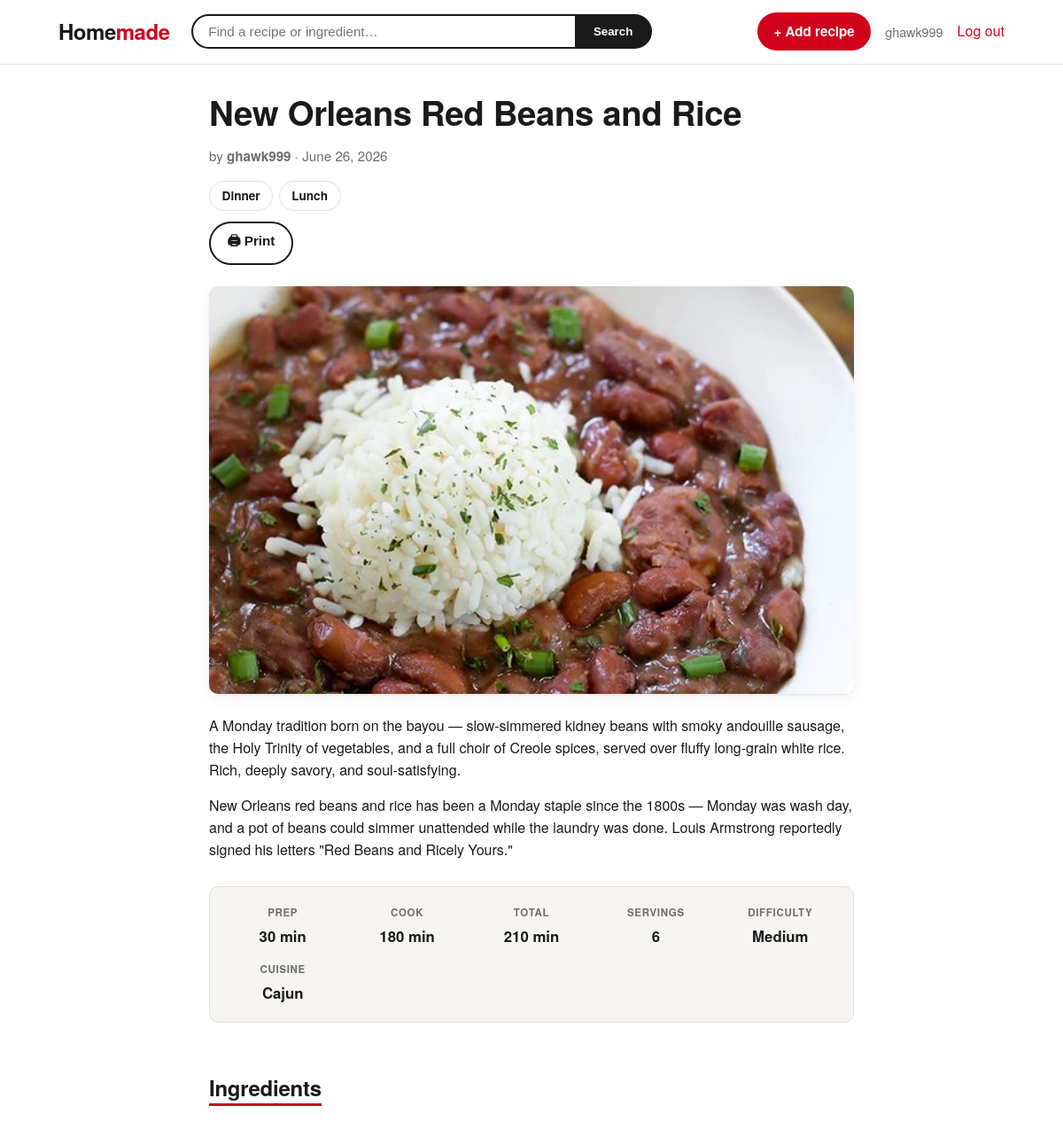
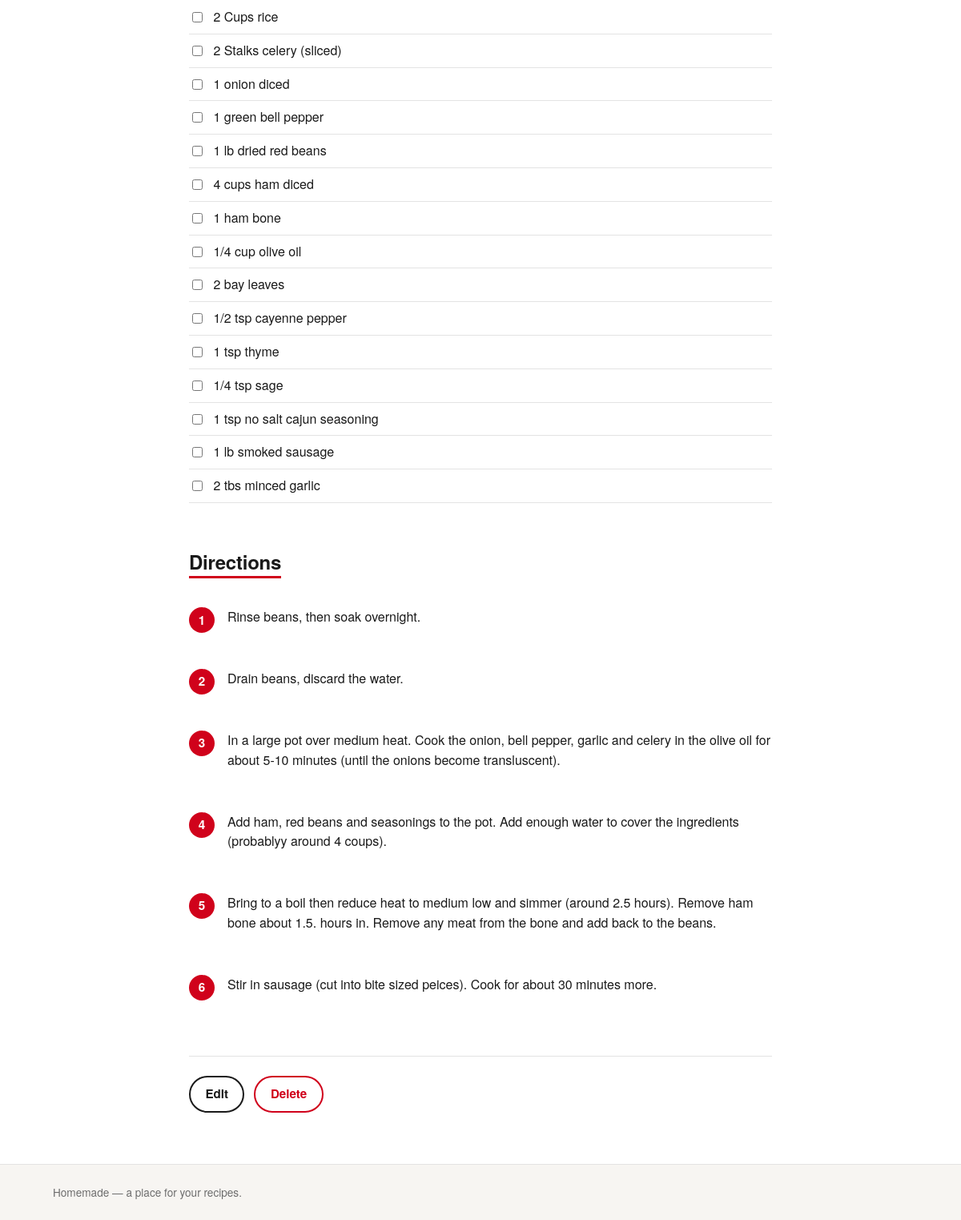
/recipes/6/ (signed in), run on the app's committed database (2 pictures, top to bottom).
### accounts/models.py (models this page shows)
class User(AbstractUser):
    pass

### cookbook/models.py (models this page shows, shortened)
class Recipe(models.Model):
    class Difficulty(models.TextChoices):
        EASY = 'easy', 'Easy'
        MEDIUM = 'medium', 'Medium'
        HARD = 'hard', 'Hard'
    author = models.ForeignKey(
        settings.AUTH_USER_MODEL,
        on_delete=models.CASCADE,
        related_name='recipes',
    )
    name = models.CharField(max_length=200)
    description = models.TextField(blank=True)
    categories = models.ManyToManyField(
        Category, related_name='recipes', blank=True
    )
    cuisine = models.CharField(max_length=100, blank=True)
    prep_minutes = models.PositiveIntegerField(null=True, blank=True)
    cook_minutes = models.PositiveIntegerField(null=True, blank=True)
    servings = models.PositiveIntegerField(null=True, blank=True)
    difficulty = models.CharField(
        max_length=10, choices=Difficulty.choices, blank=True
    )
    calories = models.PositiveIntegerField(null=True, blank=True)
    protein_g = models.PositiveIntegerField(null=True, blank=True)
    carbs_g = models.PositiveIntegerField(null=True, blank=True)
    fat_g = models.PositiveIntegerField(null=True, blank=True)
    created_at = models.DateTimeField(auto_now_add=True)
    updated_at = models.DateTimeField(auto_now=True)
    class Meta:
        ordering = ['-created_at']
    @property
    def total_minutes(self):
        if self.prep_minutes is None and self.cook_minutes is None:
            return None
        return (self.prep_minutes or 0) + (self.cook_minutes or 0)
    @property
    def has_nutrition(self):
        return any(
            v is not None
            for v in (self.calories, self.protein_g, self.carbs_g, self.fat_g)
        )

class Category(models.Model):
    name = models.CharField(max_length=100, unique=True)
    slug = models.SlugField(max_length=100, unique=True, blank=True)
    class Meta:
        ordering = ['name']
        verbose_name_plural = 'categories'
    def get_absolute_url(self):
        return reverse('cookbook:category_detail', kwargs={'slug': self.slug})

class RecipePhoto(models.Model):
    recipe = models.ForeignKey(
        Recipe, on_delete=models.CASCADE, related_name='photos'
    )
    image = models.ImageField(upload_to='recipes/%Y/%m/')
    caption = models.CharField(max_length=200, blank=True)
    order = models.PositiveIntegerField(default=0)
    class Meta:
        ordering = ['order', 'id']

class Ingredient(models.Model):
    recipe = models.ForeignKey(
        Recipe, on_delete=models.CASCADE, related_name='ingredients'
    )
    quantity = models.CharField(max_length=50, blank=True)
    unit = models.CharField(max_length=50, blank=True)
    text = models.CharField(max_length=200)
    order = models.PositiveIntegerField(default=0)
    class Meta:
        ordering = ['order', 'id']
    @property
    def display(self):
        parts = [p for p in (self.quantity, self.unit, self.text) if p]
        return ' '.join(parts)

class Step(models.Model):
    recipe = models.ForeignKey(
        Recipe, on_delete=models.CASCADE, related_name='steps'
    )
    instruction = models.TextField()
    order = models.PositiveIntegerField(default=0)
    class Meta:
        ordering = ['order', 'id']

### cookbook/views.py (the view)
# urls.py: path('recipes/<int:pk>/', RecipeDetailView.as_view(), name='recipe_detail'),
class RecipeDetailView(DetailView):
    model = Recipe
    template_name = 'cookbook/recipe_detail.html'
    context_object_name = 'recipe'
    def get_queryset(self):
        return (
            Recipe.objects
            .select_related('author')
            .prefetch_related('ingredients', 'steps', 'photos')
        )

### templates/cookbook/recipe_detail.html (shortened to what this page needs)
{% extends 'base.html' %}
{% block main_class %}narrow{% endblock %}
{% block content %}
<div class="recipe-head">
    <h1>{{ recipe.name }}</h1>
    <p class="byline">by <strong>{{ recipe.author.username }}</strong> · {{ recipe.created_at|date:"F j, Y" }}</p>
    {% if recipe.categories.all %}
    <div class="recipe-cats">
        {% for cat in recipe.categories.all %}
            <a class="chip" href="{{ cat.get_absolute_url }}">{{ cat.name }}</a>
        {% endfor %}
    </div>
    {% endif %}
</div>
<div class="printbar">
    <button class="button ghost" type="button" onclick="window.print()">🖨 Print</button>
</div>
{% with hero=recipe.photos.first %}
    {% if hero %}
    <div class="hero"><img src="{{ hero.image.url }}" alt="{{ recipe.name }}"></div>
    {% endif %}
{% endwith %}
{% if recipe.description %}
    <p class="summary">{{ recipe.description|linebreaks }}</p>
{% endif %}
<dl class="facts">
    {% if recipe.prep_minutes %}<div><dt>Prep</dt><dd>{{ recipe.prep_minutes }} min</dd></div>{% endif %}
    {% if recipe.cook_minutes %}<div><dt>Cook</dt><dd>{{ recipe.cook_minutes }} min</dd></div>{% endif %}
    {% if recipe.total_minutes %}<div><dt>Total</dt><dd>{{ recipe.total_minutes }} min</dd></div>{% endif %}
    {% if recipe.servings %}<div><dt>Servings</dt><dd>{{ recipe.servings }}</dd></div>{% endif %}
    {% if recipe.difficulty %}<div><dt>Difficulty</dt><dd>{{ recipe.get_difficulty_display }}</dd></div>{% endif %}
    {% if recipe.cuisine %}<div><dt>Cuisine</dt><dd>{{ recipe.cuisine }}</dd></div>{% endif %}
</dl>
<section class="section">
    <h2>Ingredients</h2>
    {% if recipe.ingredients.all %}
        <ul class="ingredients">
            {% for ingredient in recipe.ingredients.all %}
                <li><input type="checkbox"> <span>{{ ingredient.display }}</span></li>
            {% endfor %}
        </ul>
    {% else %}
        <p class="meta">No ingredients listed.</p>
    {% endif %}
</section>
<section class="section">
    <h2>Directions</h2>
    {% if recipe.steps.all %}
        <ol class="steps">
            {% for step in recipe.steps.all %}
                <li>{{ step.instruction|linebreaks }}</li>
            {% endfor %}
        </ol>
    {% else %}
        <p class="meta">No steps listed.</p>
    {% endif %}
</section>
{% if user.is_authenticated and user == recipe.author %}
    <div class="owner-actions">
        <a class="button ghost" href="{% url 'cookbook:recipe_update' recipe.pk %}">Edit</a>
        <a class="button danger" href="{% url 'cookbook:recipe_delete' recipe.pk %}">Delete</a>
    </div>
{% endif %}
{% endblock %}

### templates/base.html (shortened to what this page needs)
{% load static %}
<!doctype html>
<html lang="en">
<head>
</head>
<body>
<header class="site-header">
    <div class="site-header__bar">
        <a class="logo" href="{% url 'cookbook:recipe_list' %}">Home<span>made</span></a>
        <form class="search" method="get" action="{% url 'cookbook:recipe_list' %}" role="search">
            <input type="search" name="q" placeholder="Find a recipe or ingredient…"
                   value="{{ query|default:'' }}" aria-label="Search recipes">
            <button type="submit">Search</button>
        </form>
        <nav class="header-nav">
            {% if user.is_authenticated %}
                <a class="button" href="{% url 'cookbook:recipe_create' %}">+ Add recipe</a>
                <span class="who">{{ user.username }}</span>
                <form method="post" action="{% url 'logout' %}" style="margin:0">
                    <button type="submit" class="btn-link">Log out</button>
                </form>
            {% else %}
                <a href="{% url 'login' %}">Log in</a>
                <a class="button" href="{% url 'register' %}">Register</a>
            {% endif %}
        </nav>
    </div>
</header>
<main class="{% block main_class %}{% endblock %}">
    {% block content %}{% endblock %}
</main>
<footer class="site-footer">
    <div class="site-footer__inner">
        Homemade — a place for your recipes.
    </div>
</footer>
</body>
</html>

### templates/base.html (style rules this page uses)
:root { --accent: #d0021b; --accent-dark: #a80016; --ink: #1a1a1a; --muted: #6d6d6d; --line: #e3e3e3; --bg: #ffffff; --bg-soft: #f7f5f2; --radius: 10px; --shadow: 0 1px 3px rgba(0,0,0,.08), 0 6px 18px rgba(0,0,0,.05); }
* { box-sizing: border-box; }
body { font-family: "Helvetica Neue", Helvetica, Arial, sans-serif; margin: 0; color: var(--ink); background: var(--bg); line-height: 1.55; }
a { color: var(--accent); text-decoration: none; }
h1, h2, h3 { font-weight: 800; letter-spacing: -.01em; line-height: 1.15; }
.site-header { border-bottom: 1px solid var(--line); position: sticky; top: 0; background: var(--bg); z-index: 20; }
.site-header__bar { max-width: 1100px; margin: 0 auto; padding: .9rem 1rem; display: flex; align-items: center; gap: 1.5rem; }
.logo { font-size: 1.5rem; font-weight: 900; color: var(--ink); letter-spacing: -.02em; white-space: nowrap; }
.logo span { color: var(--accent); }
.search { flex: 1; display: flex; max-width: 520px; }
.search input { flex: 1; border: 2px solid var(--ink); border-right: 0; border-radius: 999px 0 0 999px; padding: .55rem 1.1rem; font-size: .95rem; outline: none; }
.search button { border: 2px solid var(--ink); background: var(--ink); color: #fff; border-radius: 0 999px 999px 0; padding: 0 1.2rem; font-weight: 700; cursor: pointer; }
.header-nav { display: flex; align-items: center; gap: 1rem; margin-left: auto; white-space: nowrap; }
.header-nav .who { color: var(--muted); font-size: .9rem; }
.btn-link { background: none; border: 0; color: var(--accent); padding: 0; cursor: pointer; font: inherit; }
.chip { display: inline-block; padding: .35rem .85rem; border-radius: 999px; background: #fff; border: 1px solid var(--line); color: var(--ink); font-size: .85rem; font-weight: 600; white-space: nowrap; }
main { max-width: 1100px; margin: 0 auto; padding: 2rem 1rem 4rem; }
.narrow { max-width: 760px; }
.button { display: inline-block; background: var(--accent); color: #fff; padding: .6rem 1.15rem; border: 0; border-radius: 999px; cursor: pointer; font-weight: 700; font-size: .95rem; }
.button.ghost { background: #fff; color: var(--ink); border: 2px solid var(--ink); }
.button.danger { background: #fff; color: var(--accent); border: 2px solid var(--accent); }
.site-footer { border-top: 1px solid var(--line); background: var(--bg-soft); color: var(--muted); }
.site-footer__inner { max-width: 1100px; margin: 0 auto; padding: 1.5rem 1rem; font-size: .85rem; }

### templates/cookbook/recipe_detail.html (style rules this page uses)
.recipe-head h1 { font-size: 2.4rem; margin: 0 0 .5rem; }
.recipe-head .byline { color: var(--muted); font-size: .95rem; }
.recipe-cats { margin: .75rem 0; display: flex; gap: .4rem; flex-wrap: wrap; }
.hero { margin: 1.5rem 0; border-radius: var(--radius); overflow: hidden; box-shadow: var(--shadow); }
.hero img { width: 100%; display: block; max-height: 460px; object-fit: cover; }
.summary { font-size: 1.05rem; }
.facts { display: grid; grid-template-columns: repeat(auto-fit, minmax(110px, 1fr)); gap: 1rem; padding: 1.25rem; margin: 1.75rem 0; background: var(--bg-soft); border-radius: var(--radius); border: 1px solid var(--line); text-align: center; }
.facts dt { font-size: .72rem; text-transform: uppercase; letter-spacing: .06em; color: var(--muted); font-weight: 700; }
.facts dd { margin: .25rem 0 0; font-size: 1.05rem; font-weight: 700; }
.section { margin: 2.5rem 0; }
.section h2 { font-size: 1.5rem; border-bottom: 3px solid var(--accent); display: inline-block; padding-bottom: .25rem; }
.ingredients { list-style: none; padding: 0; }
.ingredients li { padding: .5rem 0; border-bottom: 1px solid var(--line); display: flex; gap: .65rem; align-items: baseline; }
.ingredients input { transform: translateY(1px); }
.steps { padding-left: 0; list-style: none; counter-reset: step; }
.steps li { position: relative; padding: 0 0 1.25rem 3rem; counter-increment: step; }
.steps li::before { content: counter(step); position: absolute; left: 0; top: 0; width: 2rem; height: 2rem; border-radius: 50%; background: var(--accent); color: #fff; display: flex; align-items: center; justify-content: center; font-weight: 800; font-size: .95rem; }
.owner-actions { margin-top: 2.5rem; padding-top: 1.5rem; border-top: 1px solid var(--line); display: flex; gap: .75rem; }

### data on the page
User: username "ghawk999"
Recipe: name "New Orleans Red Beans and Rice", author.username "ghawk999", created_at "June 26, 2026", description "A Monday tradition born on the bayou — slow-simmered kidney beans with smoky andouille sausage, the Holy Trinity of vegetables, and a full choir of Creole spices, served over fluffy long-grain white rice. Rich, deeply savory, and soul-satisfying. New Orleans red beans and rice has been a Monday staple since the 1800s — Monday was wash day, and a pot of beans could simmer unattended while the laundry was done. Louis Armstrong reportedly signed his letters \"Red Beans and Ricely Yours.\"", prep_minutes "30", cook_minutes "180", total_minutes "210", servings "6", difficulty "Medium", cuisine "Cajun"
Category: name "Dinner"
Category: name "Lunch"
RecipePhoto: image (picture)
Ingredient: display "2 Cups rice"
Ingredient: display "2 Stalks celery (sliced)"
Ingredient: display "1 onion diced"
Ingredient: display "1 green bell pepper"
Ingredient: display "1 lb dried red beans"
Ingredient: display "4 cups ham diced"
Ingredient: display "1 ham bone"
Ingredient: display "1/4 cup olive oil"
Ingredient: display "2 bay leaves"
Ingredient: display "1/2 tsp cayenne pepper"
Ingredient: display "1 tsp thyme"
Ingredient: display "1/4 tsp sage"
Ingredient: display "1 tsp no salt cajun seasoning"
Ingredient: display "1 lb smoked sausage"
Ingredient: display "2 tbs minced garlic"
Step: instruction "Rinse beans, then soak overnight."
Step: instruction "Drain beans, discard the water."
Step: instruction "In a large pot over medium heat. Cook the onion, bell pepper, garlic and celery in the olive oil for about 5-10 minutes (until the onions become transluscent)."
Step: instruction "Add ham, red beans and seasonings to the pot. Add enough water to cover the ingredients (probablyy around 4 coups)."
Step: instruction "Bring to a boil then reduce heat to medium low and simmer (around 2.5 hours). Remove ham bone about 1.5. hours in. Remove any meat from the bone and add back to the beans."
Step: instruction "Stir in sausage (cut into bite sized peices). Cook for about 30 minutes more."
